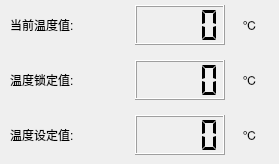
   <widget class="QWidget" name="pageTemp">
    <widget class="QLabel" name="label_11">
     <property name="geometry">
      <rect>
       <x>10</x>
       <y>5</y>
       <width>120</width>
       <height>40</height>
      </rect>
     </property>
     <property name="text">
      <string>当前温度值:</string>
     </property>
    </widget>
    <widget class="QLabel" name="label_12">
     <property name="geometry">
      <rect>
       <x>230</x>
       <y>60</y>
       <width>40</width>
       <height>40</height>
      </rect>
     </property>
     <property name="styleSheet">
      <string notr="true">QLabel{
font: 17pt &quot;文泉驿等宽微米黑&quot;;
font: 75 18pt &quot;DejaVu Sans&quot;;
}</string>
     </property>
     <property name="text">
      <string>℃</string>
     </property>
     <property name="alignment">
      <set>Qt::AlignCenter</set>
     </property>
    </widget>
    <widget class="QLabel" name="label_13">
     <property name="geometry">
      <rect>
       <x>230</x>
       <y>115</y>
       <width>40</width>
       <height>40</height>
      </rect>
     </property>
     <property name="styleSheet">
      <string notr="true">QLabel{
font: 17pt &quot;文泉驿等宽微米黑&quot;;
font: 75 18pt &quot;DejaVu Sans&quot;;

}</string>
     </property>
     <property name="text">
      <string>℃</string>
     </property>
     <property name="alignment">
      <set>Qt::AlignCenter</set>
     </property>
    </widget>
    <widget class="QLabel" name="label_14">
     <property name="geometry">
      <rect>
       <x>230</x>
       <y>5</y>
       <width>40</width>
       <height>40</height>
      </rect>
     </property>
     <property name="styleSheet">
      <string notr="true">QLabel{
font: 17pt &quot;文泉驿等宽微米黑&quot;;
font: 75 18pt &quot;DejaVu Sans&quot;;
}</string>
     </property>
     <property name="text">
      <string>℃</string>
     </property>
     <property name="alignment">
      <set>Qt::AlignCenter</set>
     </property>
    </widget>
    <widget class="QLabel" name="label_15">
     <property name="geometry">
      <rect>
       <x>10</x>
       <y>115</y>
       <width>120</width>
       <height>40</height>
      </rect>
     </property>
     <property name="text">
      <string>温度设定值:</string>
     </property>
    </widget>
    <widget class="QLabel" name="label_16">
     <property name="geometry">
      <rect>
       <x>10</x>
       <y>60</y>
       <width>120</width>
       <height>40</height>
      </rect>
     </property>
     <property name="text">
      <string>温度锁定值:</string>
     </property>
    </widget>
    <widget class="QLCDNumber" name="lcdNbLockTempValue">
     <property name="geometry">
      <rect>
       <x>135</x>
       <y>60</y>
       <width>90</width>
       <height>40</height>
      </rect>
     </property>
     <property name="smallDecimalPoint">
      <bool>true</bool>
     </property>
     <property name="digitCount">
      <number>4</number>
     </property>
     <property name="segmentStyle">
      <enum>QLCDNumber::Flat</enum>
     </property>
     <property name="intValue" stdset="0">
      <number>0</number>
     </property>
    </widget>
    <widget class="QLCDNumber" name="lcdNbCurrentTempValue">
     <property name="geometry">
      <rect>
       <x>135</x>
       <y>5</y>
       <width>90</width>
       <height>40</height>
      </rect>
     </property>
     <property name="smallDecimalPoint">
      <bool>true</bool>
     </property>
     <property name="digitCount">
      <number>4</number>
     </property>
     <property name="segmentStyle">
      <enum>QLCDNumber::Flat</enum>
     </property>
     <property name="intValue" stdset="0">
      <number>0</number>
     </property>
    </widget>
    <widget class="QLCDNumber" name="lcdNbSetTempValue">
     <property name="geometry">
      <rect>
       <x>135</x>
       <y>115</y>
       <width>90</width>
       <height>40</height>
      </rect>
     </property>
     <property name="smallDecimalPoint">
      <bool>true</bool>
     </property>
     <property name="digitCount">
      <number>4</number>
     </property>
     <property name="segmentStyle">
      <enum>QLCDNumber::Flat</enum>
     </property>
     <property name="intValue" stdset="0">
      <number>0</number>
     </property>
    </widget>
   </widget>
